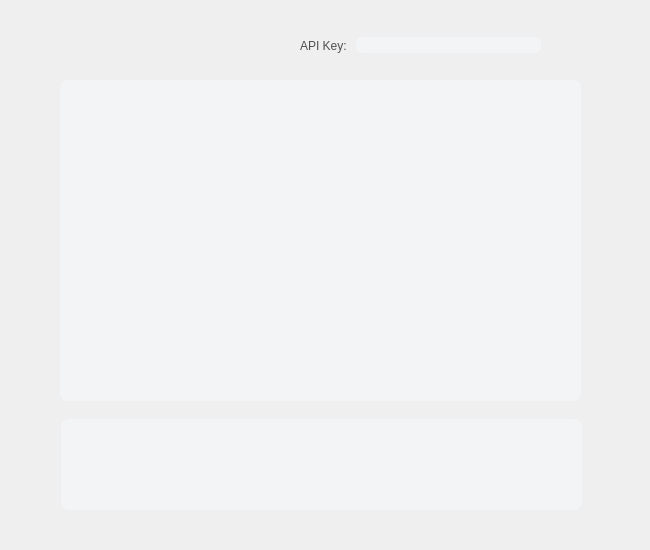
<?xml version="1.0" encoding="UTF-8"?>
<ui version="4.0">
 <class>AIAssistant</class>
 <widget class="QWidget" name="AIAssistant">
  <property name="geometry">
   <rect>
    <x>0</x>
    <y>0</y>
    <width>650</width>
    <height>550</height>
   </rect>
  </property>
  <property name="windowTitle">
   <string>视唱练耳小助手</string>
  </property>
  <widget class="QTextEdit" name="resultTextEdit">
   <property name="geometry">
    <rect>
     <x>60</x>
     <y>80</y>
     <width>521</width>
     <height>321</height>
    </rect>
   </property>
   <property name="styleSheet">
    <string notr="true">background-color: #F3F4F6; border-radius: 8px; font: 12pt &quot;宋体&quot;;</string>
   </property>
   <property name="readOnly">
    <bool>true</bool>
   </property>
  </widget>
  <widget class="QPushButton" name="backButton">
   <property name="geometry">
    <rect>
     <x>30</x>
     <y>20</y>
     <width>51</width>
     <height>51</height>
    </rect>
   </property>
   <property name="styleSheet">
    <string notr="true">QPushButton {
    border: none;
    background: transparent;
    border-radius: 6px;
    icon: url(:/MyPicture/rt2.png);
    icon-size: 28px 28px;
}
QPushButton:hover {
    background-color: #e0e7ef;
}
QPushButton:pressed {
    background-color: #cfd8dc;
}
</string>
   </property>
   <property name="text">
    <string/>
   </property>
   <property name="iconSize">
    <size>
     <width>35</width>
     <height>35</height>
    </size>
   </property>
  </widget>
  <widget class="QPushButton" name="refreshButton">
   <property name="geometry">
    <rect>
     <x>570</x>
     <y>20</y>
     <width>51</width>
     <height>51</height>
    </rect>
   </property>
   <property name="styleSheet">
    <string notr="true">QPushButton {
    border: none;
    background: transparent;
    border-radius: 6px;
    icon: url(:/MyPicture/nw.png);
    icon-size: 28px 28px;
}
QPushButton:hover {
    background-color: #e0e7ef;
}
QPushButton:pressed {
    background-color: #cfd8dc;
}
</string>
   </property>
   <property name="text">
    <string/>
   </property>
   <property name="iconSize">
    <size>
     <width>28</width>
     <height>28</height>
    </size>
   </property>
  </widget>
  <widget class="QWidget" name="layoutWidget">
   <property name="geometry">
    <rect>
     <x>300</x>
     <y>30</y>
     <width>241</width>
     <height>31</height>
    </rect>
   </property>
   <layout class="QHBoxLayout" name="horizontalLayout">
    <item>
     <widget class="QLabel" name="label">
      <property name="styleSheet">
       <string notr="true">color: rgb(79, 79, 79);
font: 14pt &quot;Bauhaus 93&quot;;</string>
      </property>
      <property name="text">
       <string>API Key: </string>
      </property>
     </widget>
    </item>
    <item>
     <widget class="QLineEdit" name="apiKeyLineEdit">
      <property name="styleSheet">
       <string notr="true">background-color: #F3F4F6; border-radius: 6px;</string>
      </property>
      <property name="echoMode">
       <enum>QLineEdit::EchoMode::Password</enum>
      </property>
     </widget>
    </item>
   </layout>
  </widget>
  <widget class="QTextEdit" name="promptTextEdit">
   <property name="geometry">
    <rect>
     <x>61</x>
     <y>419</y>
     <width>521</width>
     <height>91</height>
    </rect>
   </property>
   <property name="styleSheet">
    <string notr="true">background-color: #F3F4F6; border-radius: 8px; font: 12pt &quot;宋体&quot;;</string>
   </property>
  </widget>
  <widget class="QPushButton" name="sendButton">
   <property name="geometry">
    <rect>
     <x>540</x>
     <y>470</y>
     <width>31</width>
     <height>31</height>
    </rect>
   </property>
   <property name="styleSheet">
    <string notr="true">QPushButton {
    border: none;
    background: transparent;
    border-radius: 6px;
    icon: url(:/MyPicture/st.png);
    icon-size: 28px 28px;
}
QPushButton:hover {
    background-color: #e0e7ef;
}
QPushButton:pressed {
    background-color: #cfd8dc;
}
</string>
   </property>
   <property name="text">
    <string/>
   </property>
   <property name="iconSize">
    <size>
     <width>28</width>
     <height>28</height>
    </size>
   </property>
  </widget>
 </widget>
 <resources/>
 <connections/>
</ui>
